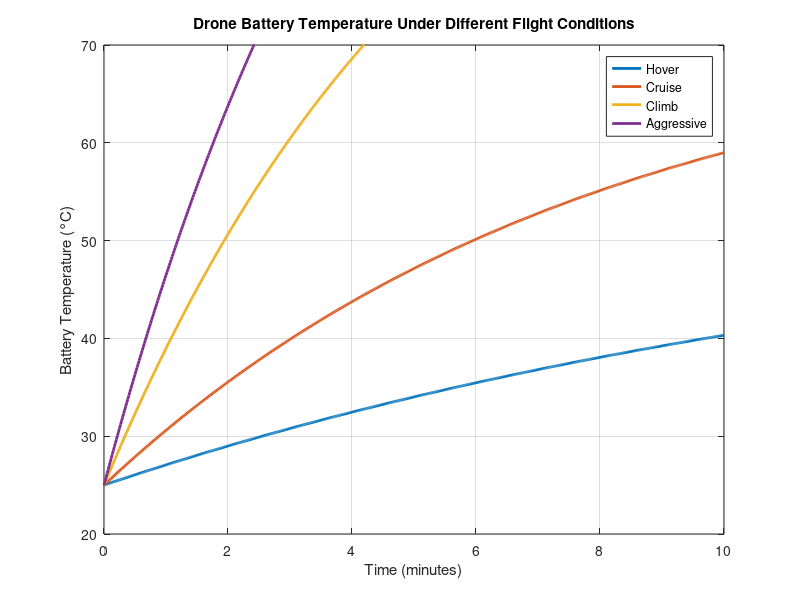

The MATLAB source for this figure: (Note: this script raises an error after producing the figure.)
% Thermal Model of Air-Cooled Drone Battery Pack
% Based on lumped parameter approach

clear; clc; close all;

%% Battery Parameters
battery_capacity = 5; % Ah
nominal_voltage = 22.2; % V
num_cells = 6;
cell_mass = 0.07; % kg per cell
specific_heat = 1200; % J/kg·K
thermal_mass = num_cells * cell_mass * specific_heat; % J/K

%% Flight Scenarios
scenarios = {'Hover', 'Cruise', 'Climb', 'Aggressive'};
current_draw = [30, 50, 80, 100]; % A
air_velocity = [2, 5, 8, 10]; % m/s
heat_generation = current_draw.^2 * 0.02; % I²R losses (R=0.02Ω)

%% Environmental Conditions
T_ambient = 25; % °C
convection_coeff_base = 10; % W/m²K (natural convection)
surface_area = 0.03; % m²

%% Simulation Time
time = 0:1:600; % 10 minutes simulation
T_initial = 25; % °C

%% Main Simulation Loop
T_battery = zeros(length(scenarios), length(time));

for s = 1:length(scenarios)
    T = T_initial * ones(size(time));
    
    % Forced convection coefficient (depends on air velocity)
    h_forced = convection_coeff_base + 5 * air_velocity(s); % empirical
    
    for t = 2:length(time)
        % Heat generation
        Q_gen = heat_generation(s);
        
        % Heat dissipation (convection)
        Q_diss = h_forced * surface_area * (T(t-1) - T_ambient);
        
        % Temperature change
        dT = (Q_gen - Q_diss) / thermal_mass;
        T(t) = T(t-1) + dT;
    end
    
    T_battery(s, :) = T;
end

%% Plot Results
figure('Position', [100, 100, 800, 500]);
plot(time/60, T_battery, 'LineWidth', 2);
xlabel('Time (minutes)');
ylabel('Battery Temperature (°C)');
title('Drone Battery Temperature Under Different Flight Conditions');
legend(scenarios, 'Location', 'best');
grid on;
ylim([20, 70]);

% Add safety threshold line
hold on;
yline(60, '--r', 'Safety Limit (60°C)', 'LineWidth', 1.5);

% Save results
saveas(gcf, '04-results/figures/temperature_comparison.png');

%% Export Data
for s = 1:length(scenarios)
    filename = sprintf('04-results/raw-data/%s_scenario.csv', scenarios{s});
    data = [time', T_battery(s,:)'];
    csvwrite(filename, data);
end

fprintf('Simulation complete! Results saved.\n');
